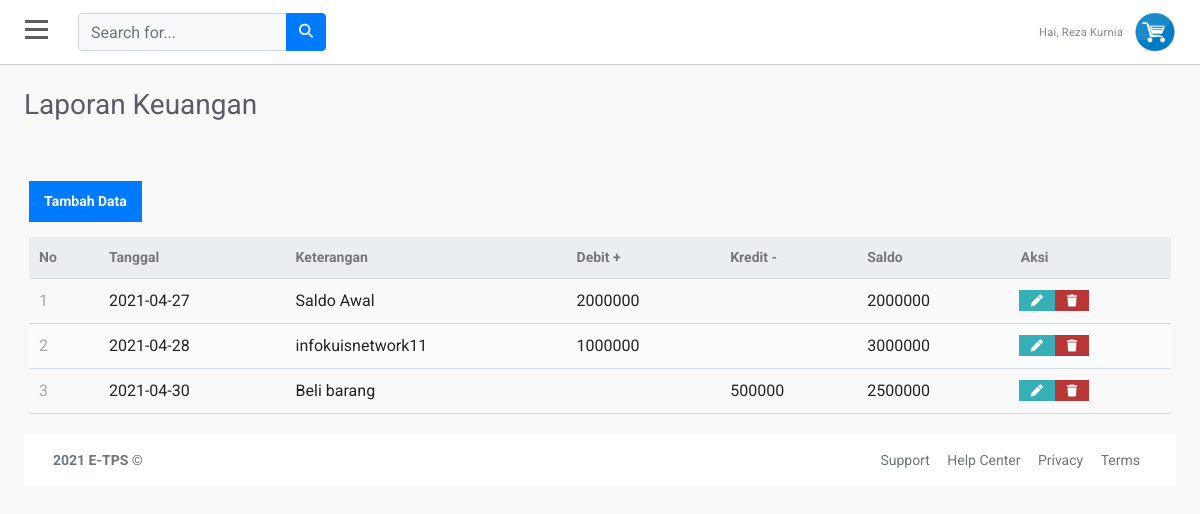
Page /dashboard/menulkeuangan.php (signed in) on the committed database.
### tables this page shows
CREATE TABLE `user` (
  `id` int(11) NOT NULL,
  `nama` varchar(100) NOT NULL,
  `email` varchar(100) NOT NULL,
  `username` varchar(100) NOT NULL,
  `password` varchar(50) NOT NULL,
  `hakakses` varchar(100) NOT NULL
);

CREATE TABLE `keuangan` (
  `id` int(10) NOT NULL,
  `tanggal` date NOT NULL,
  `keterangan` varchar(255) NOT NULL,
  `debit` varchar(255) NOT NULL,
  `kredit` varchar(255) NOT NULL,
  `saldo` varchar(500) NOT NULL
);

### dashboard/menulkeuangan.php (the view, shortened to what this page needs)
<?php
include('../koneksi.php');
?>
<!doctype html>
<html lang="en">
<head>
    <link rel="stylesheet" href="https://stackpath.bootstrapcdn.com/bootstrap/4.1.3/css/bootstrap.min.css">
    <link rel="stylesheet" href="https://use.fontawesome.com/releases/v5.7.2/css/all.css">
    <link rel="stylesheet" href="https://cdnjs.cloudflare.com/ajax/libs/font-awesome/4.7.0/css/font-awesome.min.css">
    <link href="//netdna.bootstrapcdn.com/font-awesome/3.2.1/css/font-awesome.css" rel="stylesheet">
    <link rel="stylesheet" href="font/font/flaticon.css">
    <link rel="stylesheet" type="text/css" href="../asset/style.css">
    <link rel="stylesheet" type="text/css" href="../asset/tabeladmin.css">
</head>
<body>
    <div id="wrapper">
        <div id="page-content-wrapper">
            <div id="content">
                <div class="container-fluid p-0 px-lg-0 px-md-0">
                    <nav class="navbar navbar-expand navbar-light my-navbar">
                        <div type="button" id="bar" class="nav-icon1 hamburger animated fadeInLeft is-closed" data-toggle="offcanvas">
                            <span></span>
                            <span></span>
                            <span></span>
                        </div>
                        <form class="d-none d-sm-inline-block form-inline navbar-search">
                            <div class="input-group">
                                <input type="text" class="form-control bg-light " placeholder="Search for..." aria-label="Search">
                                <div class="input-group-append">
                                    <button class="btn btn-primary" type="button">
                                        <i class="fas fa-search fa-sm"></i>
                                    </button>
                                </div>
                            </div>
                        </form>
                        <ul class="navbar-nav ml-auto">
                            <?php
                            $tampilPeg    = mysqli_query($koneksi, "SELECT * FROM user WHERE username='$_SESSION[username]'");
                            $peg    = mysqli_fetch_array($tampilPeg);
                            ?>
                            <li class="nav-item dropdown">
                                <a class="nav-link dropdown-toggle" href="#" id="userDropdown" role="button" data-toggle="dropdown">
                                    <span class="mr-2 d-none d-lg-inline text-gray-600 small">Hai, <?= $peg['nama'] ?></span>
                                    <img class="img-profile rounded-circle" src="../img/logo.png">
                                </a>
                            </li>
                        </ul>
                    </nav>
                    <div class="container-fluid px-lg-4">
                        <div class="row">
                            <div class="col-md-12 mt-lg-4 mt-4">
                                <div class="d-sm-flex align-items-center justify-content-between mb-4">
                                    <h1 class="h3 mb-0 text-gray-800">Laporan Keuangan</h1>
                                </div>
                            </div>
                            <div class="content read">
                                <a href="aksi/tambahkeuangan.php" class="create-contact">Tambah Data</a>
                                <table>
                                    <thead>
                                        <tr>
                                            <td>No</td>
                                            <td>Tanggal</td>
                                            <td>Keterangan</td>
                                            <td>Debit +</td>
                                            <td>Kredit -</td>
                                            <td>Saldo</td>
                                            <td>Aksi</td>
                                        </tr>
                                    </thead>
                                    <tbody>
                                        <?php
                                        $query = "SELECT * FROM keuangan ORDER BY id ASC";
                                        $result = mysqli_query($koneksi, $query);
                                        $no = 1;
                                        while ($row = mysqli_fetch_assoc($result)) {
                                        ?>
                                            <tr>
                                                <td><?php echo $no; ?></td>
                                                <td><?php echo $row['tanggal']; ?></td>
                                                <td><?php echo $row['keterangan']; ?></td>
                                                <td><?php echo $row['debit']; ?></td>
                                                <td><?php echo $row['kredit']; ?></td>
                                                <td><?php echo $row['saldo']; ?></td>
                                                <td class="actions">
                                                    <a href="aksi/editkeuangan.php?id=<?php echo $row['id']; ?>" class="edit" style="float: left;"><i class="fas fa-pen fa-xs"></i></a>
                                                    <a href="proses/proseshapuskeuangan.php?id=<?php echo $row['id']; ?>" class="trash" style="float: left;"><i class="fas fa-trash fa-xs"></i></a>
                                                </td>
                                            </tr>
                                        <?php
                                            $no++;
                                        }
                                        ?>
                                    </tbody>
                                </table>
                            </div>
                        </div>
                        <footer class="footer">
                            <div class="container-fluid">
                                <div class="row text-muted">
                                    <div class="col-6 text-left">
                                        <p class="mb-0">
                                            <a href="index.html" class="text-muted"><strong>2021 E-TPS </strong></a> &copy
                                        </p>
                                    </div>
                                    <div class="col-6 text-right">
                                        <ul class="list-inline">
                                            <li class="footer-item">
                                                <a class="text-muted" href="#">Support</a>
                                            </li>
                                            <li class="footer-item">
                                                <a class="text-muted" href="#">Help Center</a>
                                            </li>
                                            <li class="footer-item">
                                                <a class="text-muted" href="#">Privacy</a>
                                            </li>
                                            <li class="footer-item">
                                                <a class="text-muted" href="#">Terms</a>
                                            </li>
                                        </ul>
                                    </div>
                                </div>
                            </div>
                        </footer>
                    </div>
                </div>
            </div>
</body>
</html>

### asset/style.css (style rules this page uses)
body { position: relative; overflow-x:hidden; background: #f7f7fc; font-family: 'Roboto', sans-serif; }
body, html { height: 100%; }
.navbar-nav > li > a ,.submenu-box ul li a { color:rgb(255, 255, 255)!important; text-transform: capitalize; font-size: 14px; padding:10px 10px 10px 20px!important; display: block; font-weight: 400; position: relative; z-index: 2; font-family: 'Roboto', sans-serif; letter-spacing: .2px; }
.navbar-nav li { display:block!important; margin:2px 0px; }
.nav-item .nav-link { display:block; color:white!important; text-transform:capitalize; text-decoration: none; padding:6px 10px; transition:0.4s ease; }
#page-content-wrapper { width: 100%; transition: all 0.5s ease; }
.nav-icon1 { z-index: 999; position:relative; display: block; width:23px; margin:0px 30px 0px 25px; cursor:pointer; height: 25px; }
.nav-icon1 span { position:absolute; top:0; width:100%; height:3px; cursor:pointer; background-color:#5d5d5d; left:0; transform:rotate(0deg); transition:.30s ease-in-out; }
.nav-icon1 span:nth-of-type(1) { top:0; }
.nav-icon1 span:nth-of-type(2) { top:8px; }
.nav-icon1 span:nth-of-type(3) { top:16px; }
.my-navbar { padding:0px; background-color:white; box-shadow: 0 1px 1px 0 rgba(0,0,0,.16); }
.text-gray-600 { color: #858796!important; }
.nav-link .img-profile { height:40px; width:40px; }
.dropdown, .dropleft, .dropright, .dropup { position: relative; }
.text-gray-800 { color: #5a5c69!important; font-size: 1.75rem; font-weight: 400; line-height: 1.2; }
footer.footer { padding: 1rem .875rem; direction: ltr; background: #fff; }
footer.footer ul { margin:0px; list-style:none; }
.footer ul li { display:inline-block; margin:0px 7px; }
.text-muted { color: #6c757d!important; font-size:14px; }

### asset/tabeladmin.css (style rules this page uses)
body { background: #f9f9f9; font-family: "Roboto", sans-serif; }

### dashboard/menulkeuangan.php (style rules this page uses)
.content { width: 100%; margin: 20px; }
.read .create-contact { display: inline-block; text-decoration: none; background-color: #007bff; font-weight: bold; font-size: 14px; color: #FFFFFF; padding: 10px 15px; margin: 15px 0; }
.read table { width: 100%; padding-top: 30px; border-collapse: collapse; }
.read table thead { background-color: #ebeef1; border-bottom: 1px solid #d3dae0; }
.read table thead td { padding: 10px; font-weight: bold; color: #767779; font-size: 14px; }
.read table tbody tr { border-bottom: 1px solid #d3dae0; }
.read table tbody tr:nth-child(even) { background-color: #fbfcfc; }
.read table tbody tr td { padding: 10px; }
.read table tbody tr td:nth-child(1) { color: #a5a7a9; }
.read table tbody tr td.actions { padding: 8px; text-align: right; }
.read table tbody tr td.actions .edit, .read table tbody tr td.actions .trash { display: inline-flex; text-align: right; text-decoration: none; color: #FFFFFF; padding: 10px 12px; }
.read table tbody tr td.actions .trash { background-color: #b73737; }
.read table tbody tr td.actions .edit { background-color: #37afb7; }

### rows in the picture
user: nama "Reza Kurnia"
keuangan: tanggal "2021-04-27", keterangan "Saldo Awal", debit "2000000", saldo "2000000"
keuangan: tanggal "2021-04-28", keterangan "infokuisnetwork11", debit "1000000", saldo "3000000"
keuangan: tanggal "2021-04-30", keterangan "Beli barang", kredit "500000", saldo "2500000"
